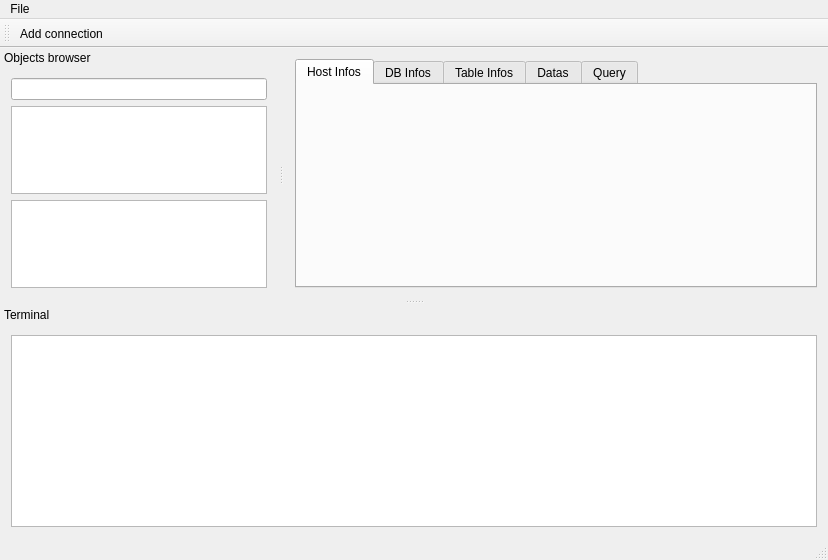
<?xml version="1.0" encoding="UTF-8"?>
<ui version="4.0">
 <class>MainWindow</class>
 <widget class="QMainWindow" name="MainWindow">
  <property name="geometry">
   <rect>
    <x>0</x>
    <y>0</y>
    <width>828</width>
    <height>560</height>
   </rect>
  </property>
  <property name="windowTitle">
   <string>MainWindow</string>
  </property>
  <widget class="QWidget" name="centralWidget">
   <layout class="QGridLayout" name="gridLayout">
    <item row="0" column="0">
     <widget class="QTabWidget" name="tabWidget">
      <property name="tabPosition">
       <enum>QTabWidget::North</enum>
      </property>
      <property name="currentIndex">
       <number>0</number>
      </property>
      <property name="elideMode">
       <enum>Qt::ElideRight</enum>
      </property>
      <widget class="QWidget" name="tab">
       <attribute name="title">
        <string>Host Infos</string>
       </attribute>
      </widget>
      <widget class="QWidget" name="tab_2">
       <attribute name="title">
        <string>DB Infos</string>
       </attribute>
      </widget>
      <widget class="QWidget" name="tab_3">
       <attribute name="title">
        <string>Table Infos</string>
       </attribute>
      </widget>
      <widget class="QWidget" name="tab_4">
       <attribute name="title">
        <string>Datas</string>
       </attribute>
      </widget>
      <widget class="QWidget" name="tab_5">
       <attribute name="title">
        <string>Query</string>
       </attribute>
      </widget>
     </widget>
    </item>
   </layout>
  </widget>
  <widget class="QMenuBar" name="menuBar">
   <property name="geometry">
    <rect>
     <x>0</x>
     <y>0</y>
     <width>828</width>
     <height>22</height>
    </rect>
   </property>
   <widget class="QMenu" name="menuFile">
    <property name="title">
     <string>File</string>
    </property>
   </widget>
   <addaction name="menuFile"/>
  </widget>
  <widget class="QToolBar" name="mainToolBar">
   <attribute name="toolBarArea">
    <enum>TopToolBarArea</enum>
   </attribute>
   <attribute name="toolBarBreak">
    <bool>false</bool>
   </attribute>
   <addaction name="actionConnect"/>
  </widget>
  <widget class="QStatusBar" name="statusBar"/>
  <widget class="QDockWidget" name="browser">
   <property name="features">
    <set>QDockWidget::DockWidgetMovable</set>
   </property>
   <property name="windowTitle">
    <string>Objects browser</string>
   </property>
   <attribute name="dockWidgetArea">
    <number>1</number>
   </attribute>
   <widget class="QWidget" name="dockWidgetContents_3">
    <layout class="QVBoxLayout" name="verticalLayout">
     <item>
      <layout class="QHBoxLayout" name="horizontalLayout">
       <item>
        <widget class="QLineEdit" name="lineEdit"/>
       </item>
      </layout>
     </item>
     <item>
      <widget class="QTreeView" name="treeView">
       <property name="headerHidden">
        <bool>true</bool>
       </property>
      </widget>
     </item>
     <item>
      <widget class="QListView" name="listView"/>
     </item>
    </layout>
   </widget>
  </widget>
  <widget class="QDockWidget" name="terminal">
   <property name="features">
    <set>QDockWidget::DockWidgetMovable</set>
   </property>
   <property name="allowedAreas">
    <set>Qt::AllDockWidgetAreas</set>
   </property>
   <property name="windowTitle">
    <string>Terminal</string>
   </property>
   <attribute name="dockWidgetArea">
    <number>8</number>
   </attribute>
   <widget class="QWidget" name="dockWidgetContents_4">
    <layout class="QGridLayout" name="gridLayout_2">
     <item row="0" column="0">
      <widget class="QTextEdit" name="textEdit"/>
     </item>
    </layout>
   </widget>
  </widget>
  <action name="actionConnect">
   <property name="text">
    <string>Add connection</string>
   </property>
   <property name="shortcut">
    <string>Ctrl+S</string>
   </property>
  </action>
 </widget>
 <layoutdefault spacing="6" margin="11"/>
 <resources/>
 <connections/>
</ui>
